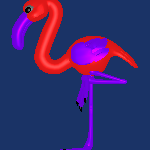

Python code for this plot:
#!/usr/bin/env python

# Test vtkRenderLargeImage with parallel projection camera,
# displaying the magnified result using vtkImageSliceMapper.

# Factory overrides
import vtkmodules.vtkInteractionStyle  # noqa: F401
import vtkmodules.vtkRenderingFreeType  # noqa: F401
import vtkmodules.vtkRenderingOpenGL2  # noqa: F401

import os

from vtkmodules.vtkFiltersHybrid import vtkRenderLargeImage
from vtkmodules.vtkIOImport import vtk3DSImporter
from vtkmodules.vtkInteractionStyle import vtkInteractorStyleImage
from vtkmodules.vtkRenderingCore import (
    vtkRenderWindow,
    vtkRenderWindowInteractor,
    vtkRenderer,
)
from vtkmodules.vtkRenderingCore import vtkImageSlice, vtkImageSliceMapper

data_dir = os.environ.get("VPE_DATA_DIR", os.path.dirname(os.path.abspath(__file__)))

# Scene render window (offscreen source)
renderer_scene = vtkRenderer()
render_window_scene = vtkRenderWindow()
render_window_scene.AddRenderer(renderer_scene)

# Import 3DS scene
importer = vtk3DSImporter()
importer.SetRenderWindow(render_window_scene)
importer.ComputeNormalsOn()
importer.SetFileName(os.path.join(data_dir, "iflamigm.3ds"))
importer.Update()

importer.GetRenderer().SetBackground(0.1, 0.2, 0.4)
importer.GetRenderWindow().SetSize(150, 150)

# Get the renderer created by the importer
ren_collection = render_window_scene.GetRenderers()
ren_collection.InitTraversal()
ren = ren_collection.GetNextItem()

# Change view up to +z with parallel projection
ren.GetActiveCamera().ParallelProjectionOn()
ren.GetActiveCamera().SetPosition(0, 1, 0)
ren.GetActiveCamera().SetFocalPoint(0, 0, 0)
ren.GetActiveCamera().SetViewUp(0, 0, 1)
ren.ResetCamera()
ren.GetActiveCamera().Zoom(1.4)
renderer_scene.ResetCameraClippingRange()

# Render large image
render_large = vtkRenderLargeImage()
render_large.SetInput(renderer_scene)
render_large.SetMagnification(3)
render_large.Update()

# Display using vtkImageSliceMapper + vtkImageSlice
image_mapper = vtkImageSliceMapper()
image_mapper.SetInputConnection(render_large.GetOutputPort())

image_slice = vtkImageSlice()
image_slice.SetMapper(image_mapper)
image_slice.GetProperty().SetColorWindow(255)
image_slice.GetProperty().SetColorLevel(127.5)

# Viewer renderer
renderer = vtkRenderer()
renderer.AddViewProp(image_slice)

# Window
render_window = vtkRenderWindow()
render_window.AddRenderer(renderer)
render_window.SetSize(450, 450)
render_window.SetWindowName("large image parallel")

# Interactor
interactor = vtkRenderWindowInteractor()
interactor.SetRenderWindow(render_window)
interactor_style_image = vtkInteractorStyleImage()
interactor.SetInteractorStyle(interactor_style_image)

# Scene
renderer.GetActiveCamera().ParallelProjectionOn()
renderer.ResetCamera()

interactor.Initialize()
interactor.Start()
